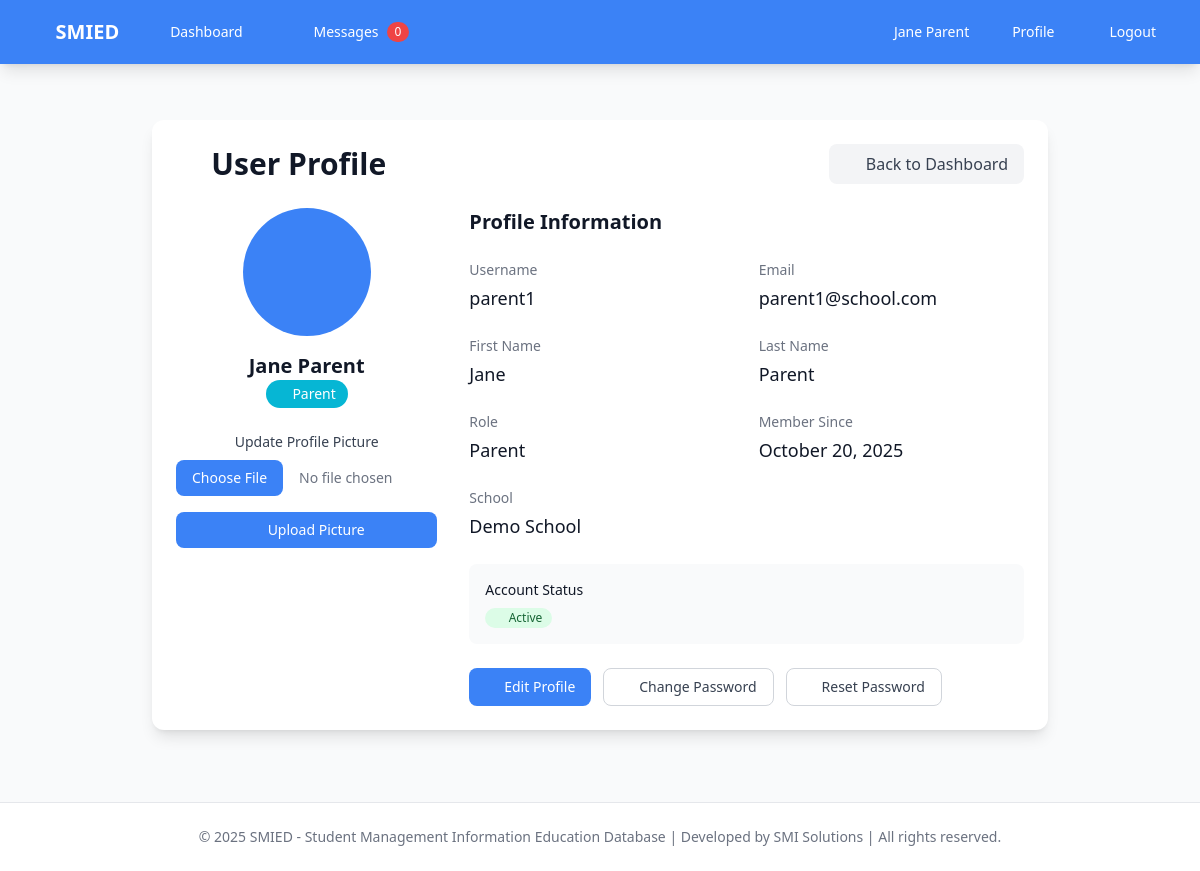
Page /profile (signed in) on the committed database.
### app.py (models this page shows, shortened)
class User(UserMixin, db.Model):
    id = db.Column(db.Integer, primary_key=True)
    username = db.Column(db.String(80), unique=True, nullable=False)
    email = db.Column(db.String(120), unique=True, nullable=False)
    password_hash = db.Column(db.String(120), nullable=False)
    role = db.Column(db.String(20), nullable=False)  # super_admin, school_admin, teacher, parent
    first_name = db.Column(db.String(50), nullable=False)
    last_name = db.Column(db.String(50), nullable=False)
    profile_picture = db.Column(db.String(200), nullable=True)  # Path to profile picture
    is_active = db.Column(db.Boolean, default=True)  # For teacher activation/deactivation
    school_id = db.Column(db.Integer, db.ForeignKey('school.id'), nullable=True)  # NULL for super_admin
    created_at = db.Column(db.DateTime, default=datetime.utcnow)
    classes = db.relationship('Class', backref='teacher', lazy=True)
    students = db.relationship('Student', backref='parent', lazy=True)
    assignments = db.relationship('Assignment', backref='teacher', lazy=True)
    comments_given = db.relationship('Comment', foreign_keys='Comment.giver_id', backref='giver', lazy=True)
    comments_received = db.relationship('Comment', foreign_keys='Comment.receiver_id', backref='receiver', lazy=True)

class School(db.Model):
    id = db.Column(db.Integer, primary_key=True)
    name = db.Column(db.String(200), nullable=False)
    code = db.Column(db.String(20), unique=True, nullable=False)  # Unique school code
    address = db.Column(db.Text, nullable=True)
    phone = db.Column(db.String(20), nullable=True)
    email = db.Column(db.String(120), nullable=True)
    website = db.Column(db.String(200), nullable=True)
    logo = db.Column(db.String(200), nullable=True)  # Path to school logo
    is_active = db.Column(db.Boolean, default=True)
    created_at = db.Column(db.DateTime, default=datetime.utcnow)
    users = db.relationship('User', backref='school', lazy=True)
    classes = db.relationship('Class', backref='school', lazy=True)
    students = db.relationship('Student', backref='school', lazy=True)
    subjects = db.relationship('Subject', backref='school', lazy=True)
    assignments = db.relationship('Assignment', backref='school', lazy=True)
    messages = db.relationship('Message', backref='school', lazy=True)
    notifications = db.relationship('Notification', backref='school', lazy=True)
    lessons = db.relationship('Lesson', backref='school', lazy=True)
    homework_records = db.relationship('HomeworkRecord', backref='school', lazy=True)

### app.py (the view)
@app.route('/profile')
@login_required
def profile():
    return render_template('profile.html')

### app.py (called while the page is built)
@login_manager.user_loader
def load_user(user_id):
    return db.session.get(User, int(user_id))

@app.context_processor
def inject_globals():
    return {
        'date': date,
        'datetime': datetime
    }

### templates/profile.html (shortened to what this page needs)
{% extends "base.html" %}
{% block content %}
<div class="max-w-4xl mx-auto">
    <div class="bg-white rounded-xl shadow-lg p-6">
        <div class="flex justify-between items-center mb-6">
            <h1 class="text-3xl font-bold text-gray-900 flex items-center">
                <i class="fas fa-user mr-3"></i>User Profile
            </h1>
            <a href="{{ url_for('index') }}" class="bg-gray-100 text-gray-700 px-4 py-2 rounded-lg hover:bg-gray-200 transition duration-200">
                <i class="fas fa-arrow-left mr-2"></i>Back to Dashboard
            </a>
        </div>
        <div class="grid grid-cols-1 lg:grid-cols-3 gap-8">
            <div class="text-center">
                <div class="relative inline-block">
                    {% if current_user.profile_picture %}
                        <img src="{{ url_for('static', filename=current_user.profile_picture) }}"
                             alt="Profile Picture" class="w-32 h-32 rounded-full object-cover mx-auto">
                    {% else %}
                        <div class="w-32 h-32 bg-primary bg-opacity-10 rounded-full flex items-center justify-center mx-auto">
                            <i class="fas fa-user text-4xl text-primary"></i>
                        </div>
                    {% endif %}
                </div>
                <h3 class="text-xl font-semibold text-gray-900 mt-4">{{ current_user.first_name }} {{ current_user.last_name }}</h3>
                <span class="inline-flex items-center px-3 py-1 rounded-full text-sm font-medium
                    {% if current_user.role == 'super_admin' %}bg-purple-100 text-purple-800
                    {% elif current_user.role == 'admin' %}bg-primary text-white
                    {% elif current_user.role == 'teacher' %}bg-success text-white
                    {% else %}bg-info text-white{% endif %}">
                    <i class="fas fa-{% if current_user.role == 'super_admin' %}crown{% elif current_user.role == 'admin' %}user-shield{% elif current_user.role == 'teacher' %}chalkboard-teacher{% else %}user{% endif %} mr-1"></i>
                    {{ current_user.role.replace('_', ' ').title() }}
                </span>
                <div class="mt-6">
                    <form method="POST" action="{{ url_for('upload_profile_picture') }}" enctype="multipart/form-data" class="space-y-4">
                        <div>
                            <label for="profile_picture" class="block text-sm font-medium text-gray-700 mb-2">Update Profile Picture</label>
                            <input type="file" id="profile_picture" name="profile_picture" accept="image/*"
                                   class="block w-full text-sm text-gray-500 file:mr-4 file:py-2 file:px-4 file:rounded-lg file:border-0 file:text-sm file:font-medium file:bg-primary file:text-white hover:file:bg-blue-700">
                        </div>
                        <button type="submit" class="w-full bg-primary text-white px-4 py-2 rounded-lg hover:bg-blue-700 transition duration-200 text-sm">
                            <i class="fas fa-upload mr-2"></i>Upload Picture
                        </button>
                    </form>
                </div>
            </div>
            <div class="lg:col-span-2">
                <h2 class="text-xl font-semibold text-gray-900 mb-6">Profile Information</h2>
                <div class="grid grid-cols-1 md:grid-cols-2 gap-6">
                    <div>
                        <label class="block text-sm font-medium text-gray-500 mb-1">Username</label>
                        <p class="text-lg text-gray-900">{{ current_user.username }}</p>
                    </div>
                    <div>
                        <label class="block text-sm font-medium text-gray-500 mb-1">Email</label>
                        <p class="text-lg text-gray-900">{{ current_user.email }}</p>
                    </div>
                    <div>
                        <label class="block text-sm font-medium text-gray-500 mb-1">First Name</label>
                        <p class="text-lg text-gray-900">{{ current_user.first_name }}</p>
                    </div>
                    <div>
                        <label class="block text-sm font-medium text-gray-500 mb-1">Last Name</label>
                        <p class="text-lg text-gray-900">{{ current_user.last_name }}</p>
                    </div>
                    <div>
                        <label class="block text-sm font-medium text-gray-500 mb-1">Role</label>
                        <p class="text-lg text-gray-900">{{ current_user.role.title() }}</p>
                    </div>
                    <div>
                        <label class="block text-sm font-medium text-gray-500 mb-1">Member Since</label>
                        <p class="text-lg text-gray-900">{{ current_user.created_at.strftime('%B %d, %Y') }}</p>
                    </div>
                    {% if current_user.school_id %}
                    <div>
                        <label class="block text-sm font-medium text-gray-500 mb-1">School</label>
                        <p class="text-lg text-gray-900">{{ current_user.school.name if current_user.school else 'N/A' }}</p>
                    </div>
                    {% endif %}
                </div>
                <div class="mt-6 p-4 bg-gray-50 rounded-lg">
                    <h3 class="text-sm font-medium text-gray-900 mb-2">Account Status</h3>
                    <div class="flex items-center">
                        {% if current_user.is_active %}
                            <span class="inline-flex items-center px-2.5 py-0.5 rounded-full text-xs font-medium bg-green-100 text-green-800">
                                <i class="fas fa-check-circle mr-1"></i>Active
                            </span>
                        {% else %}
                            <span class="inline-flex items-center px-2.5 py-0.5 rounded-full text-xs font-medium bg-red-100 text-red-800">
                                <i class="fas fa-times-circle mr-1"></i>Inactive
                            </span>
                        {% endif %}
                    </div>
                </div>
                <div class="mt-6 space-y-4">
                    <div class="flex flex-wrap gap-3">
                        <a href="{{ url_for('edit_profile') }}"
                           class="inline-flex items-center px-4 py-2 bg-primary text-white rounded-lg hover:bg-blue-700 transition duration-200 text-sm font-medium">
                            <i class="fas fa-edit mr-2"></i>Edit Profile
                        </a>
                        <a href="{{ url_for('change_password') }}"
                           class="inline-flex items-center px-4 py-2 border border-gray-300 text-gray-700 rounded-lg hover:bg-gray-50 transition duration-200 text-sm font-medium">
                            <i class="fas fa-key mr-2"></i>Change Password
                        </a>
                        <a href="{{ url_for('reset_password') }}"
                           class="inline-flex items-center px-4 py-2 border border-gray-300 text-gray-700 rounded-lg hover:bg-gray-50 transition duration-200 text-sm font-medium">
                            <i class="fas fa-unlock mr-2"></i>Reset Password
                        </a>
                    </div>
                </div>
            </div>
        </div>
    </div>
</div>
{% endblock %}

### templates/base.html (shortened to what this page needs)
<!DOCTYPE html>
<html lang="en">
<head>
    <script src="https://cdn.tailwindcss.com"></script>
    <link href="https://cdnjs.cloudflare.com/ajax/libs/font-awesome/6.0.0/css/all.min.css" rel="stylesheet">
    <link href="{{ url_for('static', filename='css/style.css') }}" rel="stylesheet">
</head>
<body class="bg-gray-50 min-h-screen">
    <nav class="bg-primary shadow-lg">
        <div class="max-w-7xl mx-auto px-4 sm:px-6 lg:px-8">
            <div class="flex justify-between h-16">
                <div class="flex">
                    <div class="flex-shrink-0 flex items-center">
                        <a href="{{ url_for('index') }}" class="text-white text-xl font-bold flex items-center">
                            <i class="fas fa-graduation-cap mr-2"></i>SMIED
                        </a>
                    </div>
                    <div class="hidden sm:ml-6 sm:flex sm:space-x-8">
                        {% if current_user.is_authenticated %}
                            {% if current_user.role == 'admin' %}
                                <a href="{{ url_for('admin_dashboard') }}" class="text-white hover:text-gray-300 px-3 py-2 rounded-md text-sm font-medium flex items-center">
                                    <i class="fas fa-gauge mr-1"></i>Dashboard
                                </a>
                                <a href="{{ url_for('manage_teachers') }}" class="text-white hover:text-gray-300 px-3 py-2 rounded-md text-sm font-medium flex items-center">
                                    <i class="fas fa-chalkboard-user mr-1"></i>Teachers
                                </a>
                                <a href="{{ url_for('manage_classes') }}" class="text-white hover:text-gray-300 px-3 py-2 rounded-md text-sm font-medium flex items-center">
                                    <i class="fas fa-school mr-1"></i>Classes
                                </a>
                                <a href="{{ url_for('admin_notifications') }}" class="text-white hover:text-gray-300 px-3 py-2 rounded-md text-sm font-medium flex items-center relative">
                                    <i class="fas fa-bell mr-1"></i>Notifications
                                    <span id="notification-count" class="ml-2 inline-flex items-center px-2 py-0.5 rounded-full text-xs font-medium bg-red-500 text-white hidden">0</span>
                                </a>
                            {% elif current_user.role == 'parent' %}
                                <a href="{{ url_for('parent_dashboard') }}" class="text-white hover:text-gray-300 px-3 py-2 rounded-md text-sm font-medium flex items-center">
                                    <i class="fas fa-gauge mr-1"></i>Dashboard
                                </a>
                                <a href="{{ url_for('parent_messages') }}" class="text-white hover:text-gray-300 px-3 py-2 rounded-md text-sm font-medium flex items-center relative">
                                    <i class="fas fa-envelope mr-1"></i>Messages
                                    <span id="parent-message-count" class="ml-2 inline-flex items-center px-2 py-0.5 rounded-full text-xs font-medium bg-red-500 text-white hidden">0</span>
                                </a>
                            {% endif %}
                        {% endif %}
                    </div>
                </div>
                <div class="hidden sm:ml-6 sm:flex sm:items-center">
                    {% if current_user.is_authenticated %}
                        <div class="ml-3 relative">
                            <div class="flex items-center space-x-4">
                                <span class="text-white text-sm">{{ current_user.first_name }} {{ current_user.last_name }}</span>
                                <a href="{{ url_for('profile') }}" class="text-white hover:text-gray-300 px-3 py-2 rounded-md text-sm font-medium">
                                    <i class="fas fa-user-gear mr-1"></i>Profile
                                </a>
                                <a href="{{ url_for('logout') }}" class="text-white hover:text-gray-300 px-3 py-2 rounded-md text-sm font-medium">
                                    <i class="fas fa-right-from-bracket mr-1"></i>Logout
                                </a>
                            </div>
                        </div>
                    {% else %}
                        <a href="{{ url_for('login') }}" class="text-white hover:text-gray-300 px-3 py-2 rounded-md text-sm font-medium">
                            <i class="fas fa-right-to-bracket mr-1"></i>Login
                        </a>
                    {% endif %}
                </div>
            </div>
        </div>
    </nav>
    <div class="max-w-7xl mx-auto px-4 sm:px-6 lg:px-8 py-4">
    </div>
    <main class="max-w-7xl mx-auto px-2 sm:px-4 lg:px-8 py-4 sm:py-6 dashboard-mobile">
        {% block content %}{% endblock %}
    </main>
    <footer class="bg-white border-t border-gray-200 mt-12">
        <div class="max-w-7xl mx-auto py-6 px-4 sm:px-6 lg:px-8">
            <p class="text-center text-gray-500 text-sm">&copy; 2025 SMIED - Student Management Information Education Database | Developed by SMI Solutions | All rights reserved.</p>
        </div>
    </footer>
</body>
</html>

### static/css/style.css (style rules this page uses)
body { overflow-x: hidden; }
main { max-width: 100%; overflow-x: hidden; }
nav { box-shadow: 0 2px 4px rgba(0, 0, 0, 0.1); }
nav .max-w-7xl { padding-left: 1rem; padding-right: 1rem; }
@media (min-width: 640px) { nav .max-w-7xl { padding-left: 1.5rem; padding-right: 1.5rem; } }
@media (min-width: 1024px) { nav .max-w-7xl { padding-left: 2rem; padding-right: 2rem; } }
nav .h-16 { min-height: 4rem; }
nav a { white-space: nowrap; }
nav .flex.items-center span { display: none; }
@media (min-width: 640px) { nav .flex.items-center span { display: inline; } }
@media (min-width: 769px) { nav .flex-shrink-0 a { font-size: 1.25rem; transition: transform 0.2s; } }

### templates/base.html (style rules this page uses)
:root { --primary-color: #3B82F6; --secondary-color: #6B7280; --accent-color: #10B981; }
.bg-primary { background-color: var(--primary-color) !important; }
.text-primary { color: var(--primary-color) !important; }

### rows in the picture
User: first_name "Jane", last_name "Parent", role.replace "Parent", username "parent1", email "parent1@school.com", role "Parent", created_at "October 20, 2025"
School: school "Demo School"
